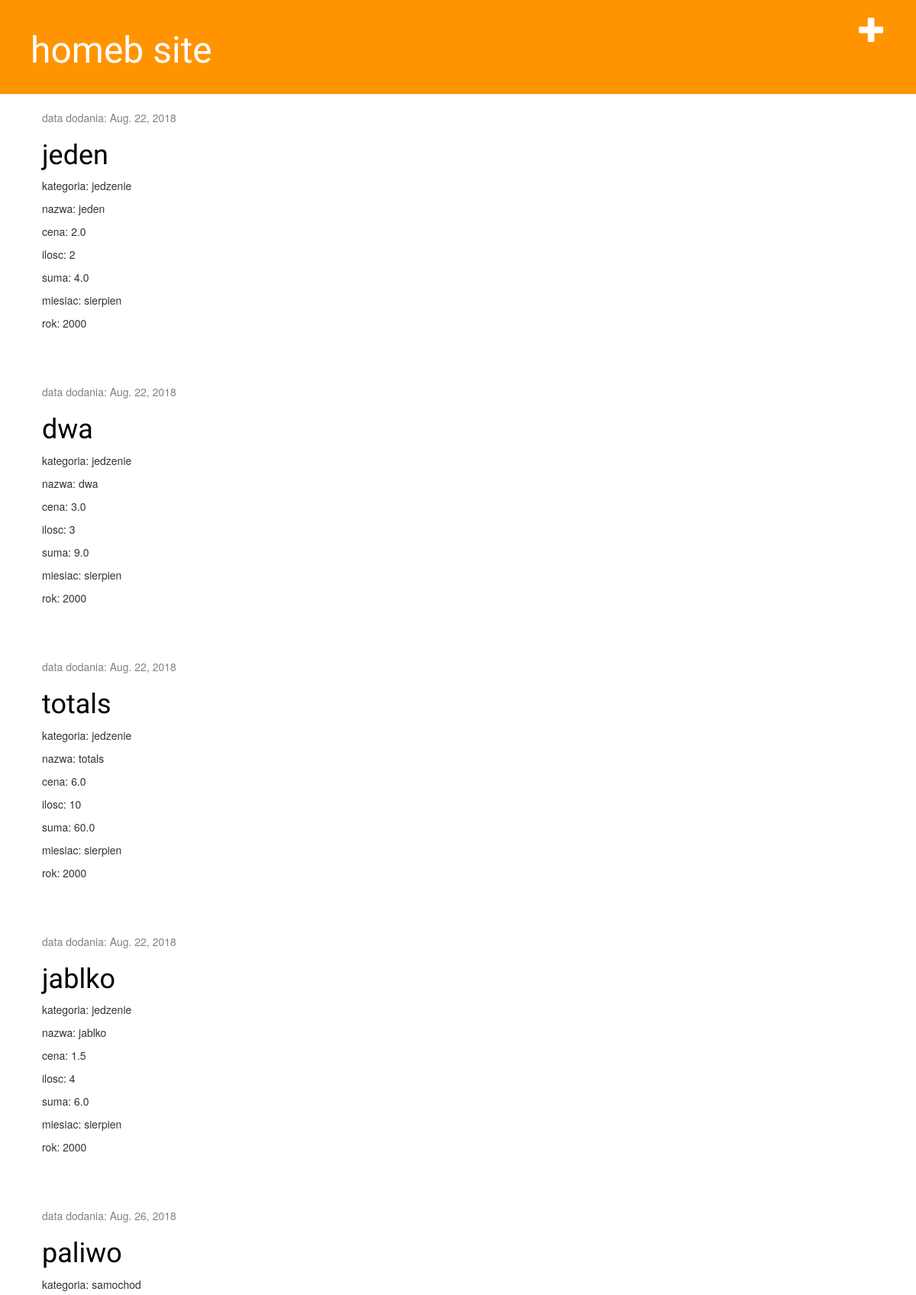
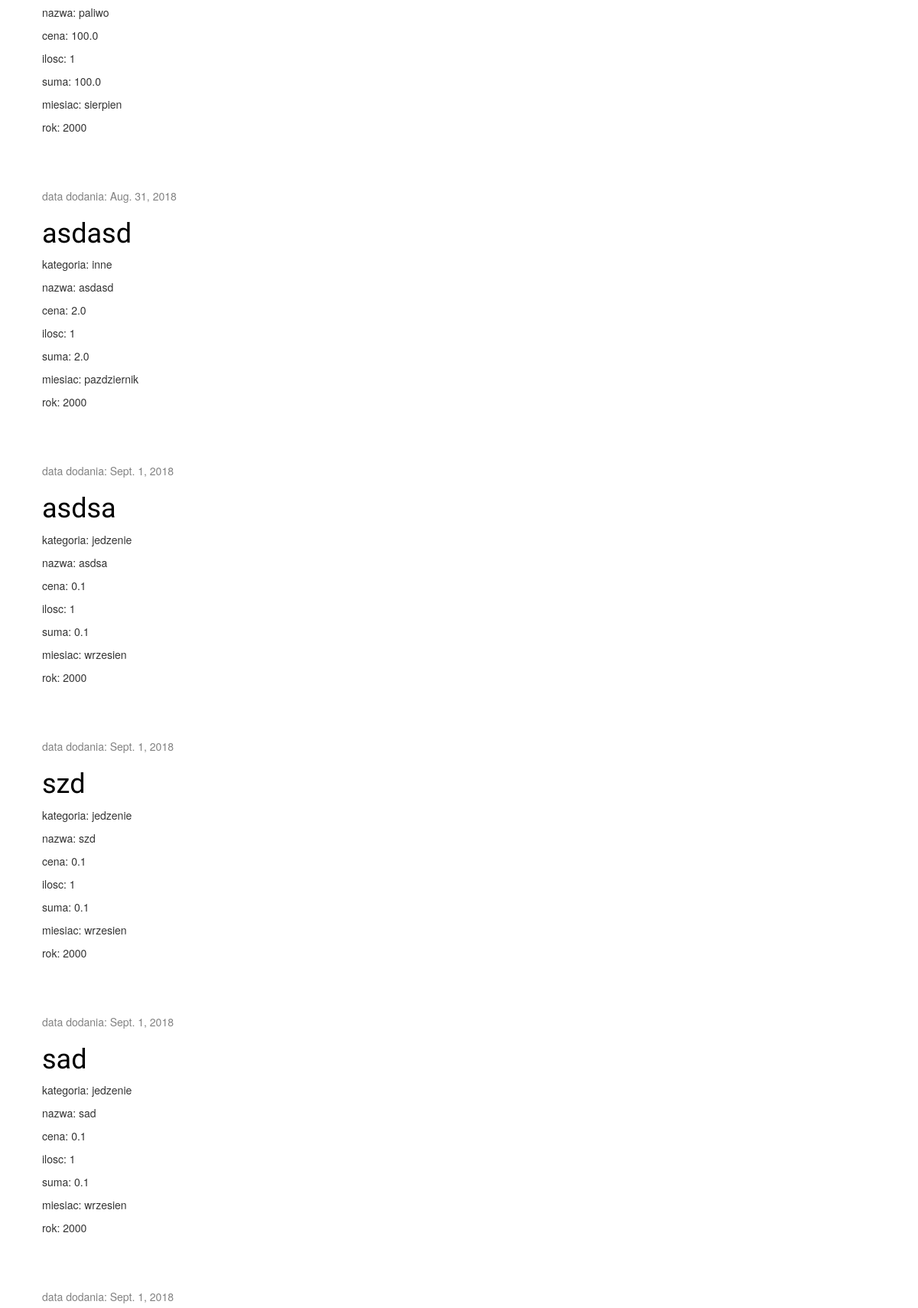
The page / (upper part) on the database its author committed (2 pictures, top to bottom).
### homeb_app/models.py (models this page shows, shortened)
class Zakup(models.Model):
    category = models.ForeignKey(Kategoria, on_delete=models.CASCADE, default=1)
    month = models.ForeignKey(Miesiac, on_delete=models.CASCADE, default=datetime.datetime.now().month)
    year = models.IntegerField(default=2000)
    name = models.CharField(max_length=30)
    price = models.FloatField(default=0.1)
    quantity = models.IntegerField(default=1)
    total= models.FloatField(default=0.1)
    date = models.DateField(auto_now_add=True, blank=True)
    def amount(self):
        value = (self.price * self.quantity)
        return value

class Kategoria(models.Model):
    name = models.CharField(max_length=30)
    def __str__(self):
        return self.name

class Miesiac(models.Model):
    name = models.CharField(max_length=15)
    def __str__(self):
        return self.name

### homeb_app/views.py (the view)
# urls.py: path('', views.zakup_list, name='zakup_list'),
def zakup_list(request):
    zakupy = Zakup.objects.all()
    return render(request, 'homeb_app/zakup_list.html', {'zakupy': zakupy})

### homeb_app/templates/homeb_app/zakup_list.html
{% extends 'homeb_app/base.html' %}
    {% block content %}
        {% for zakup in zakupy %}
        <div class="post">
            <div class="date">
                <p>data dodania: {{ zakup.date }}</p>
            </div>
            <h1><a href="{% url 'zakup_detail' pk=zakup.pk %}">{{ zakup.name }}</a></h1>
                <p>kategoria: {{ zakup.category }}</p>
                <p>nazwa: {{ zakup.name }}</p>
                <p>cena: {{ zakup.price }}</p>
                <p>ilosc: {{ zakup.quantity }}</p>
                <p>suma: {{ zakup.amount }}</p>
                <p>miesiac: {{ zakup.month }}</p>
                <p>rok: {{ zakup.year }}</p>
            </div>
        {% endfor %}
    {% endblock %}

### homeb_app/static/css/homeb.css (style rules this page uses)
h1, h2, h3, h4 { font-family: 'Lobster', cursive; }
.date { color: #828282; }
.post { margin-bottom: 70px; }
.post h1 a, .post h1 a:visited { color: #000000; }

### rows shown on the page
Zakup: date "Aug. 22, 2018", name "jeden", category "jedzenie", price "2.0", quantity "2", amount "4.0", month "sierpien", year "2000"
Zakup: date "Aug. 22, 2018", name "dwa", category "jedzenie", price "3.0", quantity "3", amount "9.0", month "sierpien", year "2000"
Zakup: date "Aug. 22, 2018", name "totals", category "jedzenie", price "6.0", quantity "10", amount "60.0", month "sierpien", year "2000"
Zakup: date "Aug. 22, 2018", name "jablko", category "jedzenie", price "1.5", quantity "4", amount "6.0", month "sierpien", year "2000"
Zakup: date "Aug. 26, 2018", name "paliwo", category "samochod", price "100.0", quantity "1", amount "100.0", month "sierpien", year "2000"
Zakup: date "Aug. 31, 2018", name "asdasd", category "inne", price "2.0", quantity "1", amount "2.0", month "pazdziernik", year "2000"
Zakup: date "Sept. 1, 2018", name "asdsa", category "jedzenie", price "0.1", quantity "1", amount "0.1", month "wrzesien", year "2000"
Zakup: date "Sept. 1, 2018", name "szd", category "jedzenie", price "0.1", quantity "1", amount "0.1", month "wrzesien", year "2000"
Zakup: date "Sept. 1, 2018", name "sad", category "jedzenie", price "0.1", quantity "1", amount "0.1", month "wrzesien", year "2000"
Zakup: date "Sept. 1, 2018"
